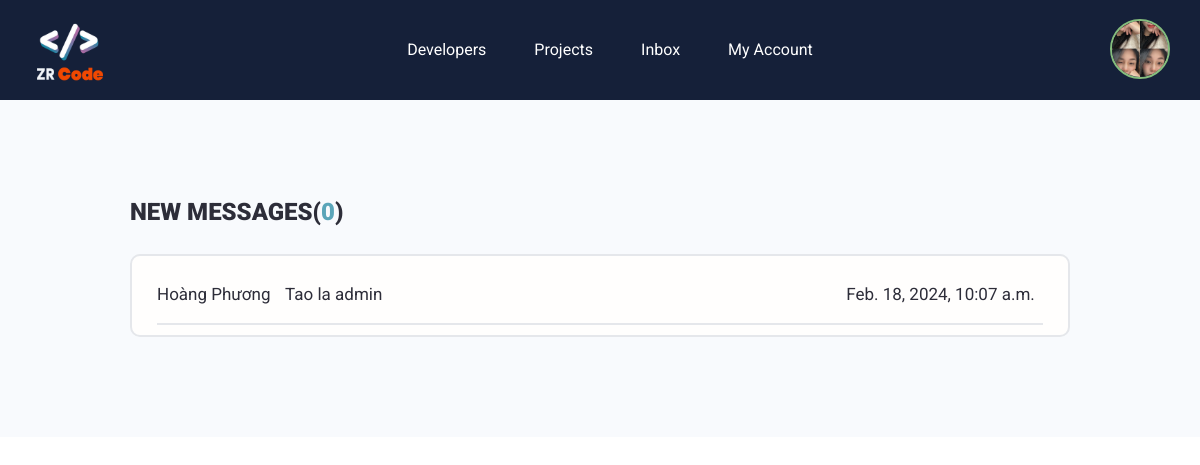
The page /inbox/ (signed in) on the database its author committed.
### users/models.py (models this page shows, shortened)
class Profile(models.Model):
    user = models.OneToOneField(User, on_delete = models.CASCADE, null=True, blank=True)
    name = models.CharField(max_length=255, blank=True, null=True)
    email = models.EmailField(max_length=500, blank=True, null=True)
    username = models.CharField(max_length=255, blank=True, null=True)
    location = models.CharField(max_length=255, blank=True, null=True)
    short_intro = models.CharField(max_length=255, blank=True, null=True)
    bio = models.TextField(blank=True, null=True)
    profile_image = models.ImageField(null=True, blank=True, upload_to='profiles/', default='profiles/user_default.png')
    social_youtube = models.CharField(max_length=255, blank=True, null=True)
    social_facebook = models.CharField(max_length=255, blank=True, null=True)
    social_tiktok = models.CharField(max_length=255, blank=True, null=True)
    social_github = models.CharField(max_length=255, blank=True, null=True)
    social_twitter = models.CharField(max_length=255, blank=True, null=True)
    social_instagram = models.CharField(max_length=255, blank=True, null=True)
    created = models.DateTimeField(auto_now_add=True)
    id= models.UUIDField(default=uuid.uuid4, unique=True, primary_key=True, editable=False)
    class Meta:
        ordering = ['-created']
    @property
    def imageURL(self):
        try:
            url = self.profile_image.url
        except:
            url = ''
        return url

class Message(models.Model):
    sender = models.ForeignKey(Profile, on_delete=models.SET_NULL, null=True, blank=True)
    recipient = models.ForeignKey(Profile, on_delete=models.SET_NULL, null=True, blank=True, related_name='messages')
    name = models.CharField(max_length=200, null=True, blank=True)
    email = models.EmailField(max_length=200, null=True, blank=True)
    subject = models.CharField(max_length=200, null=True, blank=True)
    body = models.TextField()
    is_read = models.BooleanField(default=False, null=True)
    created = models.DateTimeField(auto_now_add = True) #
    id = models.UUIDField(default=uuid.uuid4, unique=True, primary_key = True, editable = False)
    class Meta:
        ordering = ['is_read', '-created']

### users/views.py (the view)
# urls.py: path('inbox/', views.inbox, name='inbox'),
@login_required(login_url='login')
def inbox(request):
    profile = request.user.profile
    messageRequest = profile.messages.all()
    unreadCount = messageRequest.filter(is_read=False).count()
    context = {'messageRequest': messageRequest, 'unreadCount': unreadCount}
    return render(request, 'users/inbox.html', context)

### users/templates/users/inbox.html
{% extends 'main.html' %}
{% block content %}
<main class="home">
    <section class="message">
        <div class="container">
            <div class="message-content">
                <h3 class="title-message">NEW MESSAGES(<span>{{unreadCount}}</span>)</h3>
                <ul class="list-message">
                    {% for message in messageRequest %}
                    {% if message.is_read == False%}
                    <li class="message__inner no-message">
                    {% else %}
                    <li class="message__inner">
                    {% endif %}
                       <a href="{% url 'message' message.id %}">
                            <span class="owner">{{message.name}}</span>
                            <span class="content">{{message.subject}}</span>
                            <span class="date">{{message.created}}</span>
                       </a>
                    </li>
                    {% endfor %}
                </ul>
            </div>
        </div>
    </section>
</main>
{% endblock %}

### templates/header.html (shortened to what this page needs)
{% load static %}
<header class="header">
    <div class="container">
        <div class="header__inner">
            <img src="{% static 'assets/img/logo.png' %}" class="logo" alt="">
            <nav class="navbar">
                <ul class="navbar__list">
                    <li class="navbar__item">
                        <a href="{% url 'profiles' %}" class="navbar__link">Developers</a>
                    </li>
                    <li class="navbar__item">
                        <a href="{% url 'projects' %}" class="navbar__link">Projects</a>
                    </li>
                    {% if request.user.is_authenticated %}
                    <li class="navbar__item">
                        <a href="{% url 'inbox' %}" class="navbar__link">Inbox</a>
                    </li>
                    <li class="navbar__item">
                        <a href="{% url 'user_account'%}" class="navbar__link">My Account</a>
                    </li>
                    {% endif %}
                </ul>
            </nav>
            <div class="header-action">
                {% if request.user.is_authenticated%}
                <img src="{{ request.user.profile.imageURL }}" alt="" class="logo-account">
                {% else %}
                <a href="{% url 'login' %}" class="btn">Login</a>
                {% endif %}
            </div>
        </div>
    </div>
</header>

### static/assets/css/styles.css (style rules this page uses)
* { box-sizing: border-box; }
html { font-size: 62.5%; }
body { font-size: 1.6rem; font-family: 'Roboto', sans-serif; }
a { text-decoration: none; }
.header { background-color: #152039; position: sticky; top: 0; z-index: 1; }
.header__inner { padding: 10px 0; display: flex; align-items: center; justify-content: space-between; }
.header__inner .logo { height: 80px; width: 80px; }
.header__inner .logo-account { width: 60px; height: 60px; border-radius: 999px; border: 2px solid #85bd7d; object-fit: cover; }
.header .navbar__list { display: flex; }
.navbar__link { padding: 8px 24px; font-weight: 400; font-size: 1.6rem; line-height: 1; color: #fff; }
.message { background-color: #F8FAFD; }
.message-content { margin: 0 auto; padding: 100px; }
.message-content .title-message { font-size: 2.4rem; font-weight: 900; color: #2d2d39; text-transform: uppercase; text-align: left; margin-bottom: 3rem; }
.message-content .title-message span { color :#5aa5b9; }
.list-message { padding: 10px 25px; background-color: #FFFEFD; border: 2px solid #E5E7EB; border-radius: 10px; }
.message-content .message__inner a { display: flex; gap: 10px; padding: 15px 0; font-size: 1.5rem; border-bottom: 2px solid #E5E7EB; }
.message-content .owner { width: 15%; }
.message-content .content { width: 70%; }
.message-content .date { width: 25%; }
.message-content .owner , .message-content .content, .message-content .date { font-size: 1.7rem; color: #2d2d39; line-height: 1.6; font-weight: 400; }
.home { background-color: #F8FAFD; }

### static/assets/css/responsive.css (style rules this page uses)
:root { --column-size: 12; }
.container { width: 100%; margin: 0 auto; padding-left: 15px; padding-right: 15px; }
@media (min-width: 576px) { .container { max-width: 540px; } }
@media (min-width: 768px) { .container { max-width: 720px; } }
@media (min-width: 992px) { .container { max-width: 960px; } }
@media (min-width: 1200px) { .container { max-width: 1170px; } }

### rows shown on the page
Message: name "Hoàng Phương", subject "Tao la admin", created "Feb. 18, 2024, 10:07 a.m."

### other values the page prints
{{ unreadCount }} "0"
